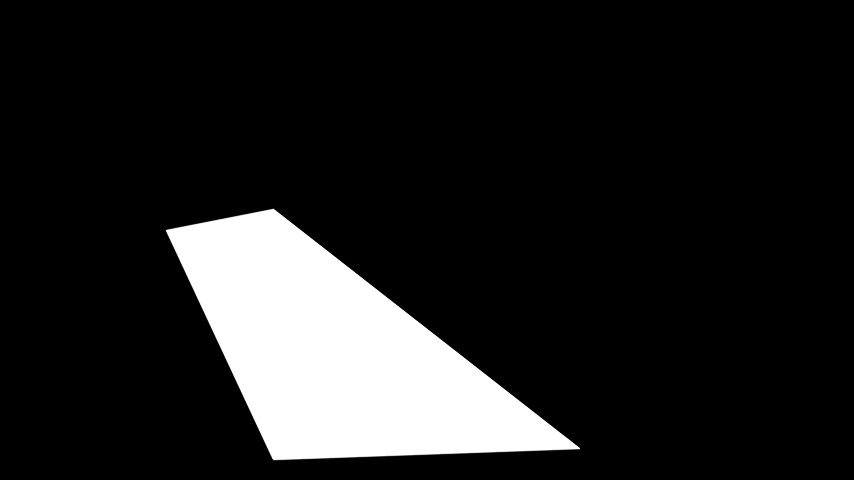
#> input picture m1.jpeg, 854 x 480 px
$ python night_day_half_modified.py
#> lines starting #> are read from the running program, lines starting #| are printed output that depends on the picture; after the words box and inside, x2 and y2 are one past the last pixel; in counts of white or black regions, pixels touching at a corner belong together
### line.py
# Modified by Yulun Nie 11/25/2021 for version 0.1

# makes straight line
import numpy as np
import cv2


def get_points(frame):
    # Set up points to return
    data = {}
    # data['img'] = img.copy()
    data['img'] = frame
    data['lines'] = []

    # Set the callback function for any mouse event
    cv2.imshow("Image", frame)
    cv2.setMouseCallback("Image", mouse_handler, data)
    cv2.waitKey(0)
    cv2.destroyAllWindows()

    # aggregate lines data
    ys = data['lines']
    assert len(ys) == 2
    _, width, _ = frame.shape
    line1 = ((0, ys[0]), (width, ys[0]))
    line2 = ((0, ys[1]), (width, ys[1]))

    # line = (start_point, end_point), point = (x, y)
    return (line1, line2)


# [15 lines left out: function mouse_handler, not called in this run]

# [13 lines of commented-out code are left out]

### night_day_half_modified.py
import numpy as np
import cv2
import timeit
import datetime
import os
import time
import math
from line import get_points

# for SERVER SIDE
import json
import requests
# convert img to JSON object
import base64
import pickle


# API endpoint
#api = 'https://tdispeeddetection.free.beeceptor.com/success'
api = 'https://tdinightday.free.beeceptor.com/success'

speed_limit = int(input('Enter The Speed Limit: '))
#> the answer given: 3
distance = int(input(
    'Enter distance between 2 lines in Meters(for better results use 10 Meters): '))
#> the answer given: 3


global start_time, start_time1, later, later1, starttime, endtime, cy2, maxLoc


def show_angle(speed_limit):
#> called with speed_limit = 3
    if speed_limit != 0:
        show_direction = cv2.imread("PromptAngleInfo.JPG")
        cv2.imshow("Angle Help", show_direction)
        k = cv2.waitKey(1) & 0xff
#> (key q is pressed here)
        cv2.waitKey(50)
        Angle = int(input("Enter apporximate Angle with road :"))
#> the answer given: 3

        return Angle


# Prompts user with demo image for choosing right angle.
Angle = show_angle(speed_limit)  # get Angle input


# Play until the user decides to stop    ## SENDING IMAGES TO SERVER FOR PROCESSING THERE>>>>>>>>>>>>>>>>>>>>>
# for sending data to server
def send(img):
    retval, buffer = cv2.imencode(".jpg", img)
    img = base64.b64encode(buffer).decode('utf-8')
    data = json.dumps({"image1": img, "id": "2345AB"})
    response = requests.post(api, data=data, timeout=5, headers={
                             'Content-type': 'application/json', 'Accept': 'text/plain'})
    try:
        data = response.json()
        print(data)
    except requests.exceptions.RequestException:
        print(response.text)


# Initialize the video & get FPS
# cap = cv2.VideoCapture('rtsp://admin:ats12345@192.168.0.250/cam/realmonitor?channel=1&subtype=0')
cap = cv2.VideoCapture('car.mp4')
fps = cap.get(cv2.CAP_PROP_FPS)


# Collects ROI cropped images from lanes
lane_1_1 = []
lane_1_2 = []

# collect mask

road_cropped = "regions.p"
with open(road_cropped, 'rb')as f:
#> (reads regions.p from the repository)
    mask_list = pickle.load(f)
    print(mask_list[0])
    print(mask_list[1])

# getting mask
mask1 = cv2.imread('m1.jpeg')
#> mask1 is the input picture: shape (480, 854, 3); min 0, max 255, mean 32.6
mask1 = cv2.cvtColor(mask1, cv2.COLOR_BGR2GRAY)
#> mask1: shape (480, 854)
ret1, thresh_MASK_1 = cv2.threshold(mask1, 127, 255, cv2.THRESH_BINARY_INV)
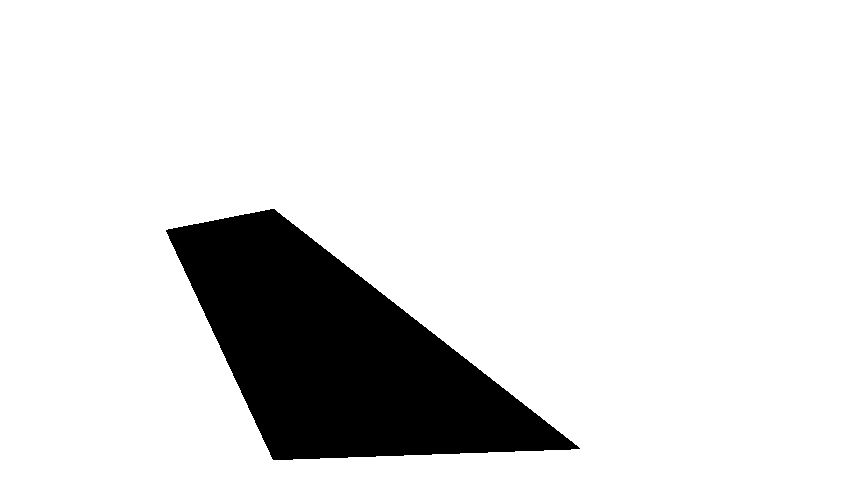
#> thresh_MASK_1: shape (480, 854); 87.2% white; 1 black region, box (x1, y1, x2, y2) and area: (166, 209, 580, 460) 52324
mask2 = cv2.imread('m2.jpeg')
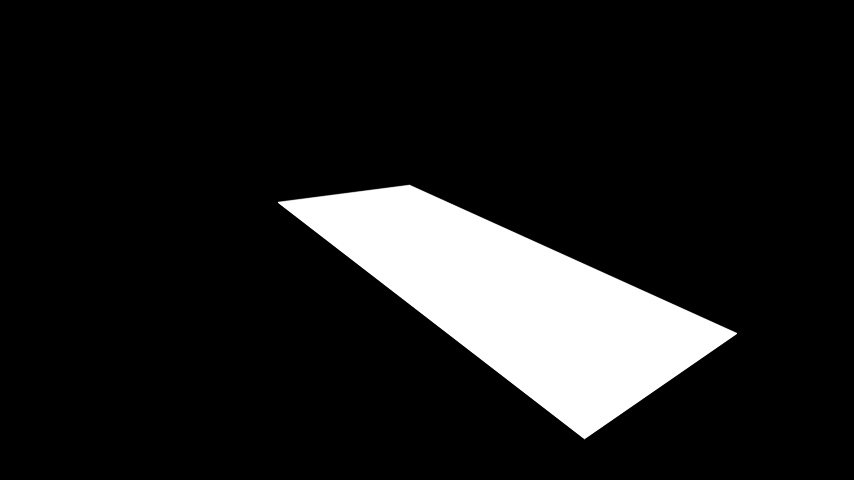
#> input picture m2.jpeg, 854 x 480 px
#> mask2 is the input picture: shape (480, 854, 3); min 0, max 255, mean 29.3
mask2 = cv2.cvtColor(mask2, cv2.COLOR_BGR2GRAY)
#> mask2: shape (480, 854)
ret2, thresh_MASK_2 = cv2.threshold(mask2, 127, 255, cv2.THRESH_BINARY_INV)
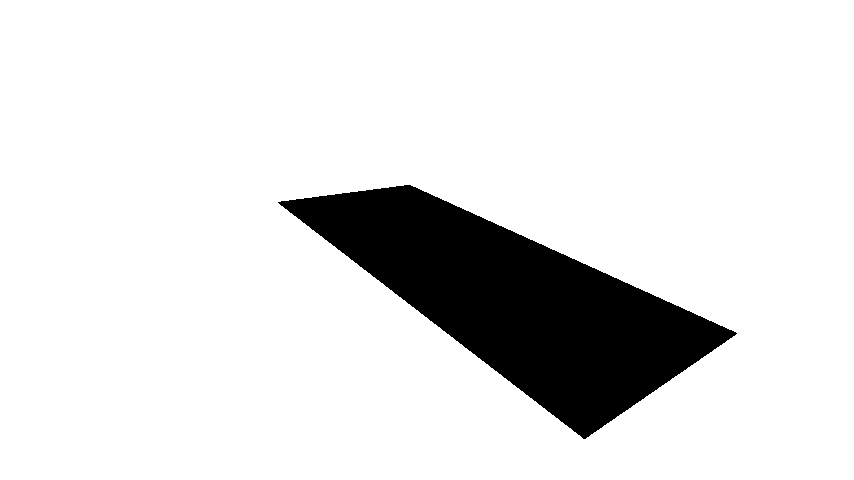
#> thresh_MASK_2: shape (480, 854); 88.5% white; 1 black region, box (x1, y1, x2, y2) and area: (278, 185, 737, 439) 47166


# Create the background subtraction object
method = 1

if method == 0:
    bgSubtractor = cv2.bgsegm.createBackgroundSubtractorMOG()
elif method == 1:
    bgSubtractor = cv2.createBackgroundSubtractorMOG2()
else:
    bgSubtractor = cv2.bgsegm.createBackgroundSubtractorGMG()

# Create the kernel that will be used to remove the noise in the foreground mask
kernel = cv2.getStructuringElement(cv2.MORPH_ELLIPSE, (3, 3))
kernel_di = np.ones((5, 1), np.uint8)

# define variables
cnt = 0
cnt1 = 0
flag = True
flag1 = True

#distance = 0.003
#distance = 3


# Prompt user to draw 2 lines
_, img = cap.read()
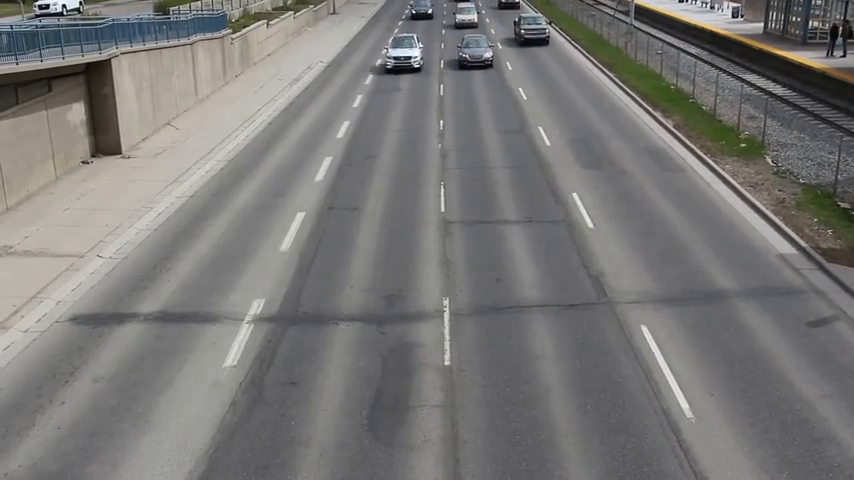
#> input picture frame 30 of car.mp4, 854 x 480 px
#> img is the input picture: shape (480, 854, 3); mean B, G, R 118, 119.6, 120.8

line1, line2 = get_points(img)
#> in get_points, `ys = data['lines']`: ys = []
#> (the run stopped early here; a loop or call above may not have finished)
